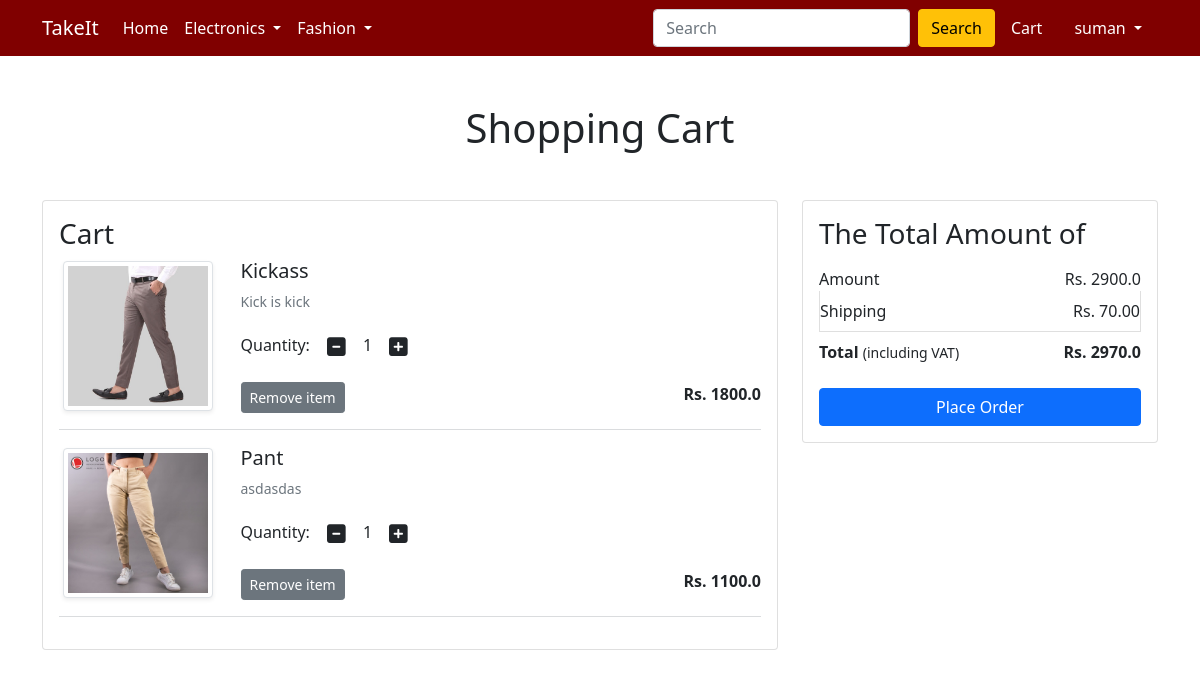
Page /cart/ (signed in) on the committed database.
### app/models.py (models this page shows, shortened)
class Cart(models.Model):
    user = models.ForeignKey(User, on_delete= models.CASCADE)
    product = models.ForeignKey(Product, on_delete=models.CASCADE)
    quantity = models.PositiveIntegerField(default=1)

class Product(models.Model):
    title = models.CharField(max_length=200)
    brand= models.CharField(max_length=200)
    selling_price = models.FloatField()
    discounted_price = models.FloatField()
    description = models.TextField()
    category= models.CharField( choices= CATEGORY_CHOICES,max_length=2)
    product_image = models.ImageField(upload_to='products')

### app/views.py (the view)
# urls.py: path('cart/', views.show_cart, name= 'showcart'),
@login_required
def show_cart(request):
    if request.user.is_authenticated:
        user = request.user
        cart = Cart.objects.filter(user=user)
        amount = 0.0
        shipping_amount = 70.0
        total_amount = 0.0
        cart_product = [p for p in Cart.objects.all() if p.user == user]
        if cart_product:
            for p in cart_product:
                temp = p.quantity * p.product.discounted_price
                amount += temp
                total = amount + shipping_amount
            return render(request, 'app/addtocart.html', {'carts': cart, 'totalamount': total, 'amount': amount})
        else:
            return render(request, 'app/emptycart.html')

### app/templates/app/addtocart.html (shortened to what this page needs)
{% extends 'app/base.html' %}
{% load static %}
{% block main-content %}
<div class="container my-5">
 <div class="row">
  <h1 class="text-center mb-5">Shopping Cart</h1>
  <div class="col-sm-8">
  <div class="card">
   <div class="card-body">
    <h3>Cart</h3>
       {% for cart in carts %}
    <div class="row">
     <div class="col-sm-3 text-center align-self-center"><img src="{{ cart.product.product_image.url }}" alt="" srcset="" class="img-fluid img-thumbnail shadow-sm" height="150" width="150"> </div>
     <div class="col-sm-9">
      <div>
       <h5>{{ cart.product.title }}</h5>
       <p class="mb-2 text-muted small">{{ cart.product.description }}</p>
       <div class="my-3">
        <label for="quantity">Quantity:</label>
        <a class="minus-cart btn" pid = "{{ cart.product.id }}"><i class="fas fa-minus-square fa-lg"></i></a>
          <span id="quantity">{{ cart.quantity }}</span>
        <a class="plus-cart btn" pid = "{{ cart.product.id }}"><i class="fas fa-plus-square fa-lg"></i></a>
       </div>
       <div class="d-flex justify-content-between">
        <a href="#" class="btn btn-sm btn-secondary mr-3 remove-cart" pid = "{{ cart.product.id }}">Remove item </a>
        <p class="mb-0"><span><strong>Rs. {{ cart.product.discounted_price }}</strong></span></p>
       </div>
      </div>
     </div>
    </div>
               <hr class="text-muted">
       {% endfor %}
   </div>
   </div>
  </div>
  <div class="col-sm-4">
   <div class="card">
    <div class="card-body">
      <h3>The Total Amount of</h3>
      <ul class="list-group">
       <li class="list-group-item d-flex justify-content-between align-items-center border-0 px-0 pb-0">Amount<span id = 'amount'>Rs. {{ amount }}</span></li>
       <li class="list-group-item d-flex justify-content-between align-items-center px-0">Shipping<span>Rs. 70.00</span></li>
       <li class="list-group-item d-flex justify-content-between align-items-center border-0 px-0 mb-3">
        <div>
           <strong >Total</strong> <small>(including VAT)</small>
         </div>
         <span><strong id = 'totalamount'>Rs. {{ totalamount }}</strong></span>
       </li>
      </ul>
      <div class="d-grid"><a href="{% url 'checkout' %}" class="btn btn-primary">Place Order</a></div>
    </div>
   </div>
  </div>
 </div>
</div>
{% endblock main-content %}

### app/templates/app/base.html (shortened to what this page needs)
<!doctype html>
{% load static %}
<html lang="en">
  <head>
    <link href="https://cdn.jsdelivr.net/npm/bootstrap@5.0.0-beta1/dist/css/bootstrap.min.css" rel="stylesheet">
    <link rel="stylesheet" href="{% static 'app/css/owl.carousel.min.css' %}">
    <link rel="stylesheet" href="{% static 'app/css/all.min.css' %}">
    <link rel="stylesheet" href="{% static 'app/css/style.css' %}">
  </head>
  <body>
    <nav class="navbar navbar-expand-lg navbar-dark" style="background-color: maroon">
     <div class="container">
       <a class="navbar-brand" href="/">TakeIt</a>
       <div class="collapse navbar-collapse" id="navbarSupportedContent">
         <ul class="navbar-nav me-auto mb-2 mb-lg-0">
           <li class="nav-item">
             <a class="nav-link active" aria-current="page" href="/">Home</a>
           </li>
           <li class="nav-item dropdown">
             <a class="nav-link dropdown-toggle text-white" href="#" id="electronicsDropdown" role="button" data-bs-toggle="dropdown" aria-expanded="false">
               Electronics
             </a>
           </li>
           <li class="nav-item dropdown">
             <a class="nav-link dropdown-toggle text-white" href="#" id="fashionDropdown" role="button" data-bs-toggle="dropdown" aria-expanded="false">
               Fashion
             </a>
           </li>
         </ul>
         <form class="d-flex">
           <input class="form-control me-2" type="search" placeholder="Search" aria-label="Search">
           <button class="btn btn-warning" type="submit">Search</button>
         </form>
         <div>
          <ul class="navbar-nav me-auto mb-2 mb-lg-0">
              {% if request.user.is_authenticated %}
            <li class="nav-item mx-2">
             <a href="{% url 'showcart' %}" class="nav-link text-white"> Cart </a>
            </li>
           <li class="nav-item dropdown mx-2">
              <a class="nav-link dropdown-toggle text-white" href="#" id="profileDropdown" role="button" data-bs-toggle="dropdown" aria-expanded="false">
                {{ user.username }}
              </a>
            </li>
                            {% endif %}
          </ul>
         </div>
       </div>
     </div>
    </nav>
    {% block main-content %} {% endblock main-content %}
  </body>
</html>

### rows in the picture
Cart: product.product_image (picture), product "Kickass", product.description "Kick is kick", quantity "1", product.discounted_price "1800.0"
Cart: product.product_image (picture), product "Pant", product.description "asdasdas", quantity "1", product.discounted_price "1100.0"

### other values in the picture
{{ user.username }} "suman"
{{ amount }} "2900.0"
{{ totalamount }} "2970.0"
